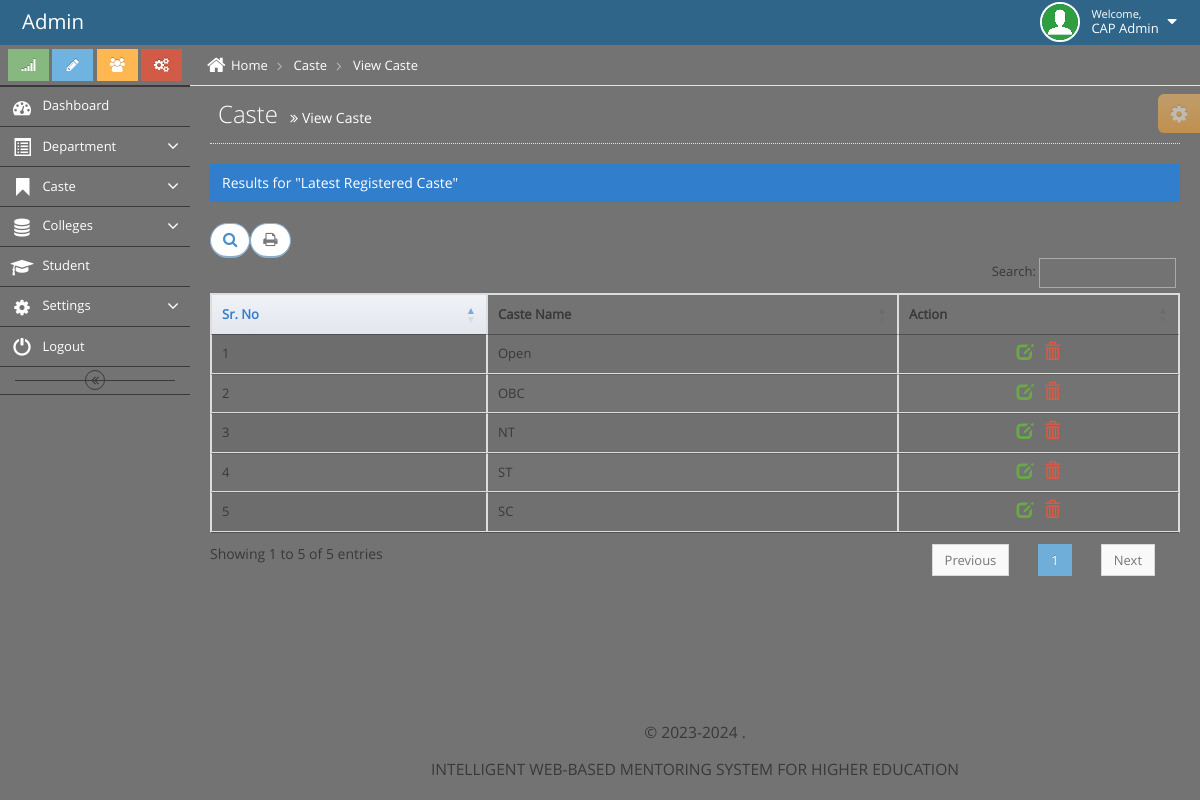
The page /view_caste.php (signed in) on the database its author committed.
### tables this page shows
CREATE TABLE `caste_reg` (
  `cas_id` int(11) NOT NULL,
  `cas_name` varchar(255) NOT NULL
);

### view_caste_tbl.php (the view, shortened to what this page needs)
<?php
include("config.php");
?>
<link rel="stylesheet"  href="https://cdn.datatables.net/1.10.13/css/jquery.dataTables.min.css" />
<link rel="stylesheet"  href="https://cdn.datatables.net/buttons/1.2.4/css/buttons.dataTables.min.css" />
</head>
<body><br />
<div style="overflow: scroll;">
<table width="100%" border="1" cellspacing="0" class="display nowrap table-bordered table-hover" id="example">
        <thead>
            <tr>
              <th>Sr. No</th>
              <th>Caste Name</th>
              <th>Action</th>
            </tr>
        </thead>
        <tbody>
		<?php
		$query="select * from caste_reg ORDER BY cas_id DESC ";
		$res=mysqli_query($con,$query) or die(mysqli_error($con));
		$counter=0;
		while($row=mysqli_fetch_array($res))
		{
		extract($row)
		?>
		<tr>
				<td><?php echo ++$counter; ?></td>
				<td><?php echo $cas_name; ?></td>
				<td align="center">
					<a class="green" href="edit_caste.php?cas_id=<?php echo $cas_id; ?>" title="Edit Caste">
<i class="ace-icon glyphicon glyphicon-edit bigger-130"></i>
					</a>
					<a class="red" onClick="return confirm('Are You Sure You Want To Delete This Caste ?');"  href="delete_caste.php?cas_id=<?php echo $cas_id; ?>" title="Delete Caste">
<i class="ace-icon glyphicon glyphicon-trash bigger-130"></i>
					</a>
				</td>
			</tr>
          <?php
		}
		?>
		</tbody>
</table>
</div>
</body>
</html>

### rows shown on the page
caste_reg: cas_name "Open"
caste_reg: cas_name "OBC"
caste_reg: cas_name "NT"
caste_reg: cas_name "ST"
caste_reg: cas_name "SC"

### other values the page prints
$_SESSION['name'] "CAP Admin"
